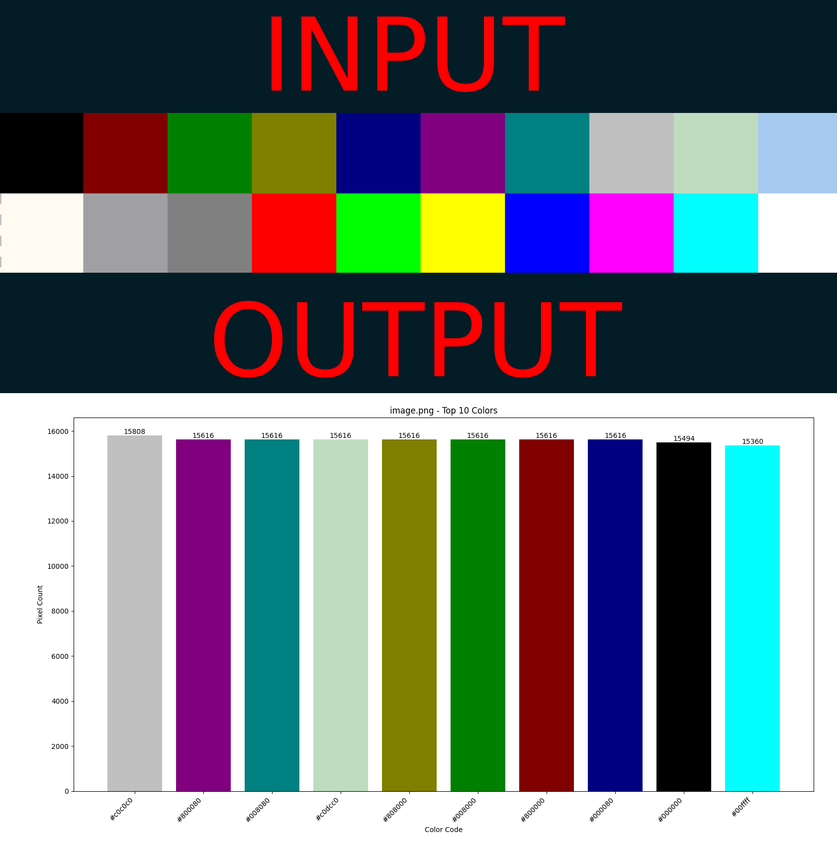
#> input picture imagecolor/image.png, 837 x 843 px, shrunk from 1683 x 1694 before the run
$ python imagecolor.py
#> lines starting #> are read from the running program, lines starting #| are printed output that depends on the picture
from PIL import Image
import matplotlib.pyplot as plt
import tkinter as tk
from tkinter import filedialog
import os

# Show a file selection dialog to choose an image file
root = tk.Tk()
root.withdraw()  # Hide the main window
file_path = filedialog.askopenfilename(title="Select an Image File", filetypes=[("Image Files", "*.jpg;*.jpeg;*.png")])
#> the answer given: image.png

# Open the selected image file using the Pillow library
try:
    image = Image.open(file_path)
#> image is the input picture: PIL image 837x843 RGB; mean R, G, B 117, 125.3, 127.1
except:
    print("Error: Unsupported file type or cannot open the file.")
else:
    # Get a list of (count, color) tuples representing the colors in the image
    # and sort them by count to get the most common colors first
    colors = image.getcolors(image.size[0] * image.size[1])
#> colors = 2194 items
    most_common_colors = sorted(colors, key=lambda x: x[0], reverse=True)[:10]
#> most_common_colors = [(165091, (4, 28, 38)), (164485, (255, 255, 255)), (24470, (0, 0, 0)), (23919, (192, 192, 192)), (23604, (0, 255, 255)), (23511, (0, 128, 0)), (23430, (0, 0, 128)), (23426, (192, 220, 192)), (23354, (0, 128, 128)), (23008, (128, 0, 0))]

    # Extract the color names and pixel counts from the most common colors list
    color_names = [f"#{color[1][0]:02x}{color[1][1]:02x}{color[1][2]:02x}" for color in most_common_colors]
#> color_names = ['#041c26', '#ffffff', '#000000', '#c0c0c0', '#00ffff', '#008000', '#000080', '#c0dcc0', '#008080', '#800000']
    pixel_counts = [color[0] for color in most_common_colors]
#> pixel_counts = [165091, 164485, 24470, 23919, 23604, 23511, 23430, 23426, 23354, 23008]

    # Create a bar plot of the top 10 colors and their pixel counts
    fig, ax = plt.subplots(figsize=(10, 5))
    bars = ax.bar(color_names, pixel_counts, color=color_names)
#> bars = 10 items

    # Add the pixel counts as annotations to the top of each bar in the plot
    for bar, count in zip(bars, pixel_counts):
        ax.annotate(str(count), xy=(bar.get_x() + bar.get_width() / 2, bar.get_height()), ha='center', va='bottom')
#> this loop made 10 passes
#> count on passes 1 to 10: 165091, 164485, 24470, 23919, 23604, 23511, 23430, 23426, 23354, 23008

    # Add labels and a title to the plot
    ax.set_xlabel('Color Code')
    ax.set_ylabel('Pixel Count')
    ax.set_title(f"{os.path.basename(file_path)} - Top 10 Colors")

    # Rotate the x-axis labels and align them to the right for better readability
    plt.xticks(rotation=45, ha='right')

    # Show the plot
    plt.show()
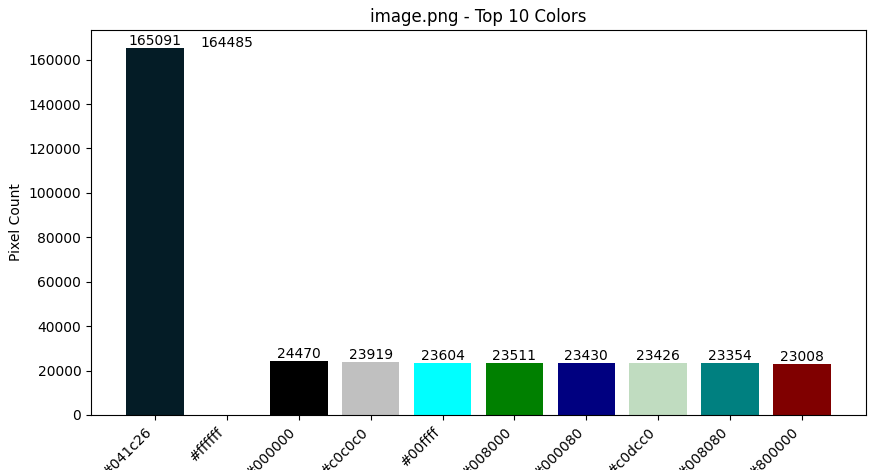
#> figure drawn by matplotlib, 1 panel; tallest bar 165091 high, from x = -0.4 to 0.4
